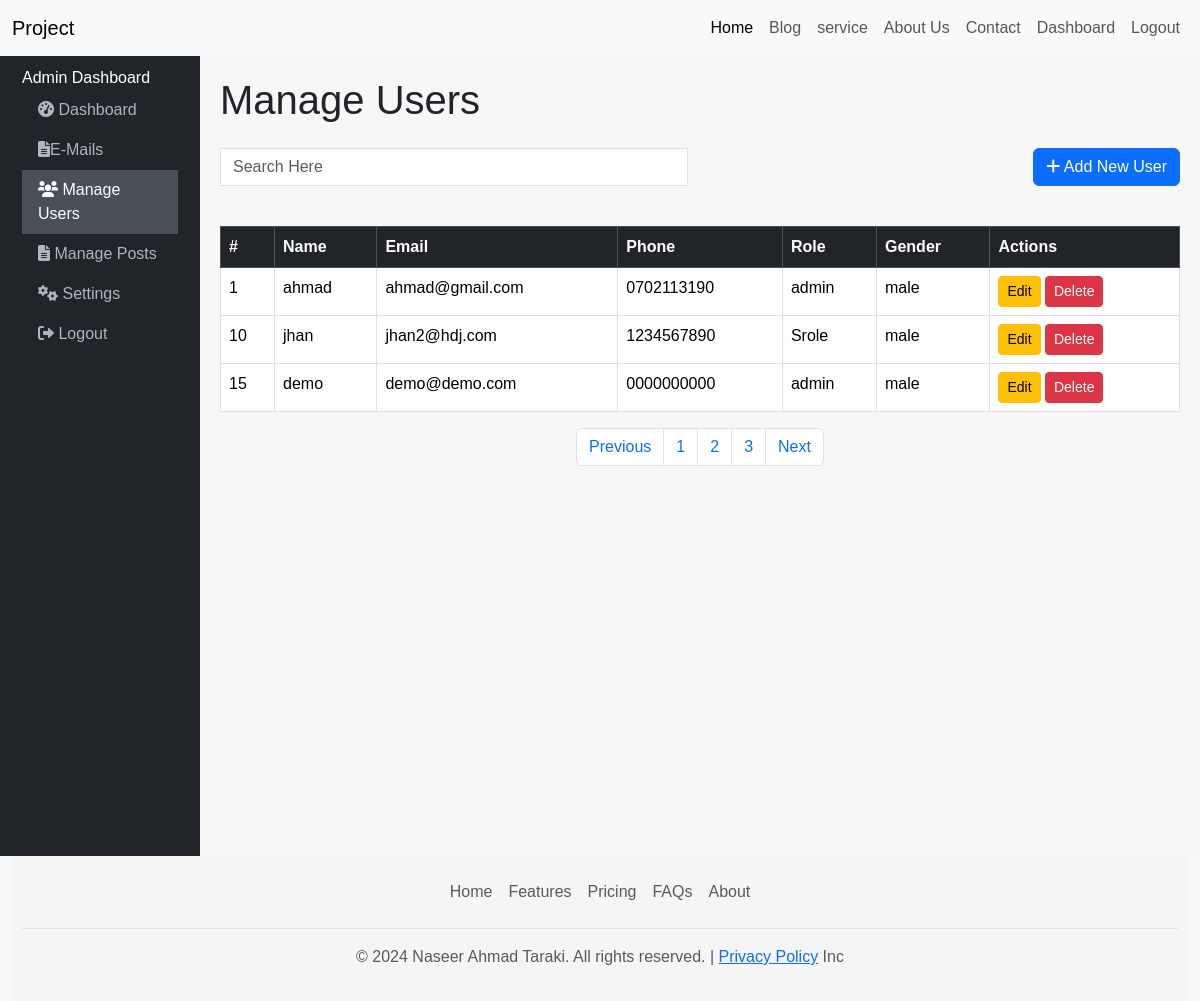
The page /manage_users.php (signed in) on the database its author committed.
### tables this page shows
CREATE TABLE `users` (
  `id` int(11) UNSIGNED NOT NULL,
  `full_name` varchar(100) NOT NULL,
  `email` varchar(100) NOT NULL,
  `password` varchar(255) NOT NULL,
  `phone` varchar(20) DEFAULT NULL,
  `role` varchar(11) NOT NULL,
  `address` varchar(255) DEFAULT NULL,
  `gender` enum('male','female','other') DEFAULT NULL,
  `created_at` timestamp NOT NULL DEFAULT current_timestamp()
);

### manage_users.php (the view, shortened to what this page needs)
<?php
include('navbar.php') ;
include('conn.php');
if(!isset($_SESSION["user_name"])){
    header("location:log.php");
    exit();
    }else {
$search = '';
if (isset($_GET['search'])) {
    $search = $_GET['search'];
    $search = $conn->real_escape_string($search);
    $sql = "SELECT id, full_name, email, phone, role, gender
            FROM users
            WHERE full_name LIKE '%$search%'
            OR email LIKE '%$search%'
            OR phone LIKE '%$search%'
            OR role LIKE '%$search%'
            OR gender LIKE '%$search%'";
} else {
    $sql = "SELECT id, full_name, email, phone, role, gender FROM users";
}
$result = $conn->query($sql);
?>
<html lang="en">
<head>
    <link href="https://cdn.jsdelivr.net/npm/font-awesome@6.0.0-beta3/css/all.min.css" rel="stylesheet">
</head>
<body>
    <div class="container-fluid">
        <div class="row">
            <nav class="col-lg-2 sidebar bg-dark">
                <div class="container-fluid" style="padding:10px;">
                    <a class="navbar-brand text-white" href="#">Admin Dashboard</a>
                    <ul class="nav flex-column">
                        <li class="nav-item">
                            <a class="nav-link" href="dashboard.php"><i class="fas fa-tachometer-alt"></i> Dashboard</a>
                        </li>
                        <li class="nav-item">
                            <a class="nav-link" href="view_emails.php"><i class="fas fa-file-alt"></i>E-Mails</a>
                        </li>
                        <li class="nav-item">
                            <a class="nav-link active" href="manage_users.php"><i class="fas fa-users"></i> Manage Users</a>
                        </li>
                        <li class="nav-item">
                            <a class="nav-link" href="manage_post.php"><i class="fas fa-file-alt"></i> Manage Posts</a>
                        </li>
                        <li class="nav-item">
                            <a class="nav-link" href="settings.php"><i class="fas fa-cogs"></i> Settings</a>
                        </li>
                        <li class="nav-item">
                            <a class="nav-link" href="logout.php"><i class="fas fa-sign-out-alt"></i> Logout</a>
                        </li>
                    </ul>
                </div>
            </nav>
            <div class="col-lg-10 content">
                <h1 class="mb-4">Manage Users</h1>
                <div class="row search-bar">
                    <div class="col-md-6">
                        <form action="" method="GET">
                            <input type="text" name="search" class="form-control" placeholder="Search Here" value="<?php echo $search; ?>">
                        </form>
                </div>
                    <div class="col-md-6 text-end">
                    <a href="registration.php" class="btn btn-primary"><i class="fas fa-plus"></i> Add New User</a>                    </div>
                </div>
                <div class="table-responsive user-table">
                    <table class="table table-bordered table-hover">
                        <thead class="table-dark">
                            <tr>
                                <th>#</th>
                                <th>Name</th>
                                <th>Email</th>
                                <th>Phone</th>
                                <th>Role</th>
                                <th>Gender</th>
                                <th>Actions</th>
                            </tr>
                        </thead>
                        <tbody id="userTableBody">
                        <?php
            if ($result->num_rows > 0) {
                while ($row = $result->fetch_assoc()) {
                    echo "<tr>";
                    echo "<td>" . $row['id'] . "</td>";
                    echo "<td>" . $row['full_name'] . "</td>";
                    echo "<td>" . $row['email'] . "</td>";
                    echo "<td>" . $row['phone'] . "</td>";
                    echo "<td>" . $row['role'] . "</td>";
                    echo "<td>" . $row['gender'] . "</td>";
                    echo "<td>";
                    echo "<a href='edit_user.php?id=" . $row['id'] . "' class='btn btn-warning btn-sm'>Edit</a> ";
                    echo "<a href='delete_user.php?id=" . $row['id'] . "' class='btn btn-danger btn-sm' onclick='return confirm(\"Are you sure you want to delete this user?\");'>Delete</a>";
                    echo "</td>";
                    echo "</tr>";
                }
            } else {
                echo "<tr><td colspan='7' class='text-center'>No users found</td></tr>";
            }
                ?>
                        </tbody>
                    </table>
                </div>
                <nav aria-label="Page navigation">
                    <ul class="pagination">
                        <li class="page-item"><a class="page-link" href="#">Previous</a></li>
                        <li class="page-item"><a class="page-link" href="#">1</a></li>
                        <li class="page-item"><a class="page-link" href="#">2</a></li>
                        <li class="page-item"><a class="page-link" href="#">3</a></li>
                        <li class="page-item"><a class="page-link" href="#">Next</a></li>
                    </ul>
                </nav>
            </div>
        </div>
    </div>
         <?php
            include('footer.php');
            ?>
</body>
</html>
<?php } ?>

### navbar.php (shortened to what this page needs)
<!DOCTYPE html>
<html lang="en">
<head>
    <link rel="stylesheet" href="bootstrap-5.3.3/css/bootstrap.min.css">
    <link href="https://cdn.jsdelivr.net/npm/font-awesome@6.0.0-beta3/css/all.min.css" rel="stylesheet">
    <link rel="stylesheet" href="css/style.css">
</head>
<body>
<div>
    <nav class="navbar navbar-expand-lg bg-body-tertiary">
  <div class="container-fluid">
    <a class="navbar-brand" href="index.php">Project</a>
    <div>
    <ul class="navbar-nav me-auto mb-2 mb-lg-0">
        <li class="nav-item">
          <a class="nav-link active" aria-current="page" href="index.php">Home</a>
        </li>
        <li class="nav-item">
          <a class="nav-link" href="blog.php">Blog</a>
        </li>
        <li class="nav-item">
          <a class="nav-link" href="service.php">service</a>
        </li>
        <li class="nav-item">
          <a class="nav-link" href="about.php">About Us</a>
        </li>
        <li class="nav-item">
          <a class="nav-link" href="contact.php">Contact </a>
        </li>
         <?php
        if (isset($_SESSION['user_name'])) {  ?>
          <li class="nav-item">
                        <a class="nav-link" href="dashboard.php">Dashboard</a>
                    </li>
                    <li class="nav-item">
                        <a class="nav-link" href="logout.php">Logout</a>
                    </li>
                <?php }else{ ?>
                    <li class="nav-item">
                        <a class="nav-link" href="log.php">Login</a>
                    </li>
                <?php } ?>
      </ul>
    </div>
  </div>
</nav>
    </div>

### footer.php (shortened to what this page needs)
<div class="container-xxl bg-body-tertiary">
  <footer class="py-3">
    <ul class="nav justify-content-center border-bottom pb-3 mb-3">
      <li class="nav-item"><a href="index.php" class="nav-link px-2 text-body-secondary">Home</a></li>
      <li class="nav-item"><a href="service.php" class="nav-link px-2 text-body-secondary">Features</a></li>
      <li class="nav-item"><a href="service.php" class="nav-link px-2 text-body-secondary">Pricing</a></li>
      <li class="nav-item"><a href="contact.php" class="nav-link px-2 text-body-secondary">FAQs</a></li>
      <li class="nav-item"><a href="about.php" class="nav-link px-2 text-body-secondary">About</a></li>
    </ul>
    <p class="text-center text-body-secondary">&copy; 2024 Naseer Ahmad Taraki. All rights reserved. | <a href="#">Privacy Policy</a> Inc</p>
  </footer>
</div>
</body>
</html>

### css/style.css (style rules this page uses)
* { margin: 0px; padding: 0px; box-sizing: border-box; }
body { background-color: #f7f7f7; font-family: Arial, sans-serif; }
.form-control { border-radius: 0; }
footer { bottom: 0; width: 100%; background-color: #f5f5f5; padding: 10px; text-align: center; }
.form-control { margin-bottom: 20px; }
.sidebar { height: 100vh; background-color: #343a40; color: #fff; }
.sidebar .nav-link { color: #adb5bd; }
.sidebar .nav-link.active { color: #fff; background-color: #495057; }
.content { padding: 20px; }

### manage_users.php (style rules this page uses)
.content { padding: 20px; }
.search-bar { margin-bottom: 20px; }
.user-table { margin-top: 20px; }
.table thead { background-color: #f8f9fa; }
.pagination { justify-content: center; }

### rows shown on the page
users: id "1", full_name "ahmad", email "ahmad@gmail.com", phone "0702113190", role "admin", gender "male"
users: id "10", full_name "jhan", email "jhan2@hdj.com", phone "1234567890", role "Srole", gender "male"
users: id "15", full_name "demo", email "demo@demo.com", phone "0000000000", role "admin", gender "male"
